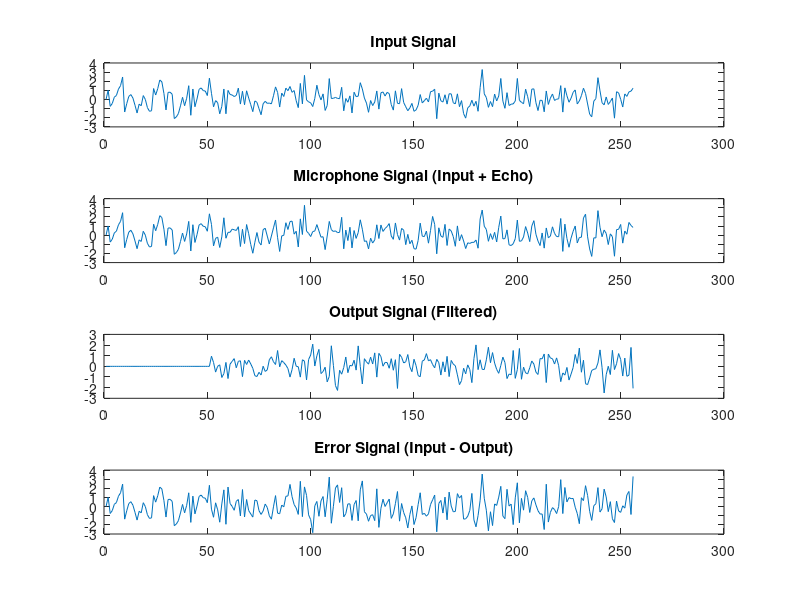

Here is the MATLAB script that generated this plot:
%create a code for simulation of an echo cancellation system with LMS
%algorithm
% Initialize parameters for the LMS algorithm
mu = 0.01; % step size
N = 256; % number of taps
weights = zeros(1, N); % filter weights
delay = 50;
% Generate input signal and desired output signal for simulation
inputSignal = randn(1, N); % example input signal
% add an echo to the input signal which has to be cancelled
echoSignal = [zeros(1, delay), inputSignal(1:end-delay)]*0.5;
microphone = inputSignal + echoSignal;
filter_order = delay;
filter_stuff = zeros(1, filter_order);
output = zeros(1, N);
% Perform LMS adaptation for each sample
for n = filter_order+1:N
    x = microphone(n-filter_order:n-1); % input vector
    y_hat = filter_stuff * x';
    e = inputSignal(n) - y_hat;
    filter_stuff = filter_stuff + 2*mu*e*x;
    output(n) = y_hat;
end
%plot all of the 4 signals
figure;
subplot(4, 1, 1);
plot(inputSignal);
title('Input Signal');
subplot(4, 1, 2);
plot(microphone);
title('Microphone Signal (Input + Echo)');
subplot(4, 1, 3);
plot(output);
title('Output Signal (Filtered)');
subplot(4, 1, 4);
plot(inputSignal - output);
title('Error Signal (Input - Output)');